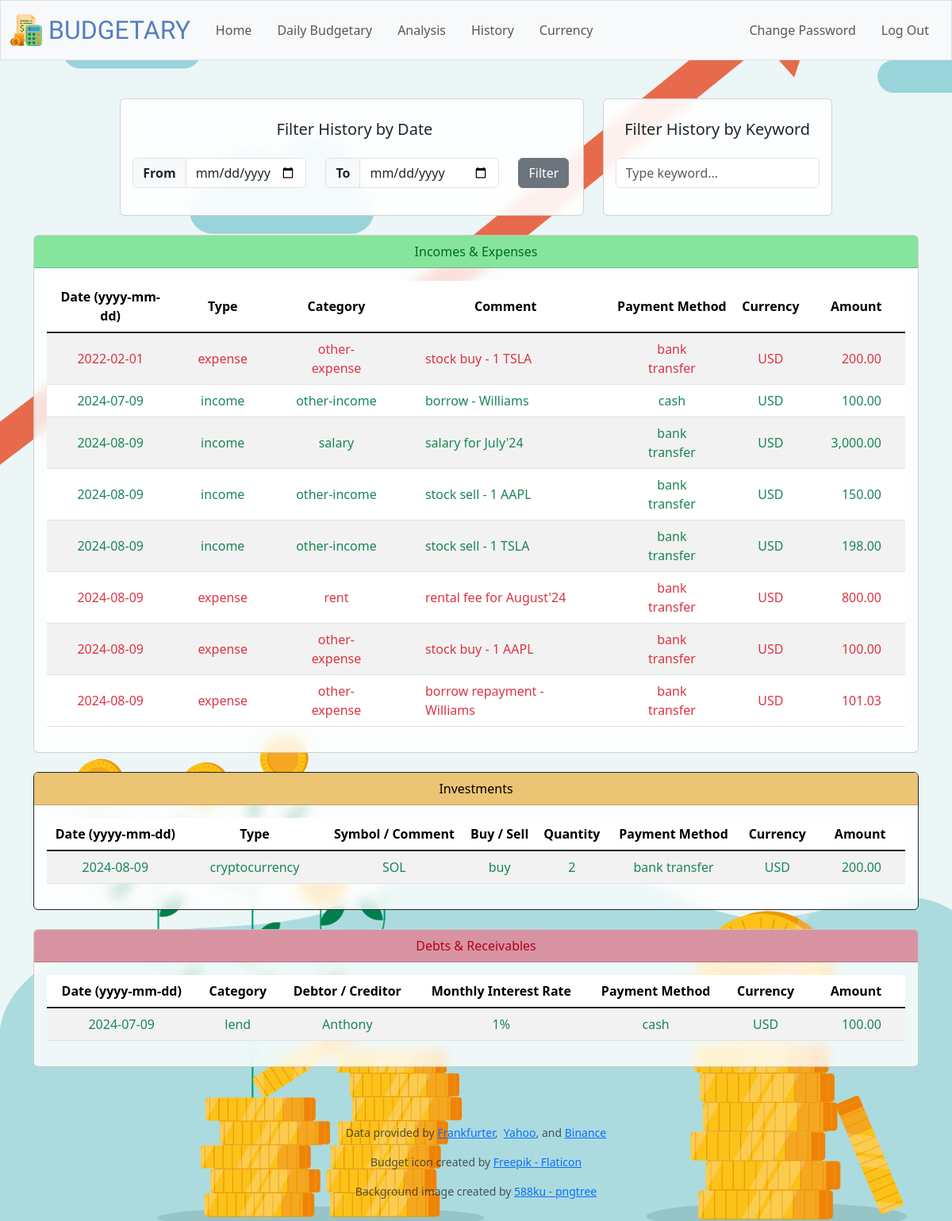
Page /history (signed in) on the committed database.
### tables this page shows
CREATE TABLE transactions (
id INTEGER PRIMARY KEY AUTOINCREMENT NOT NULL,
user_id INTEGER NOT NULL,
payment_method TEXT NOT NULL,
currency TEXT NOT NULL,
amount NUMERIC NOT NULL,
amount_in_usd NUMERIC NOT NULL,
logged_date DATETIME DEFAULT CURRENT_TIMESTAMP,
transaction_date DATETIME NOT NULL,
FOREIGN KEY (user_id) REFERENCES users(id)
);

CREATE TABLE income (
id INTEGER PRIMARY KEY AUTOINCREMENT NOT NULL,
user_id INTEGER NOT NULL,
transaction_id INTEGER NOT NULL,
income_type TEXT NOT NULL,
comment TEXT,
FOREIGN KEY (user_id) REFERENCES users(id),
FOREIGN KEY (transaction_id) REFERENCES transactions(id)
);

CREATE TABLE investment (
id INTEGER PRIMARY KEY AUTOINCREMENT NOT NULL,
user_id INTEGER NOT NULL,
transaction_id INTEGER NOT NULL,
investment_type TEXT NOT NULL,
comment TEXT,
symbol TEXT,
buy_or_sell TEXT NOT NULL,
quantity NUMERIC NOT NULL,
FOREIGN KEY (user_id) REFERENCES users(id),
FOREIGN KEY (transaction_id) REFERENCES transactions(id)
);

CREATE TABLE debt (
id INTEGER PRIMARY KEY AUTOINCREMENT NOT NULL,
user_id INTEGER NOT NULL,
transaction_id INTEGER NOT NULL,
debtor_or_creditor TEXT NOT NULL,
debt_category TEXT NOT NULL,
interest_rate NUMERIC,
FOREIGN KEY (user_id) REFERENCES users(id),
FOREIGN KEY (transaction_id) REFERENCES transactions(id)
);

### app.py (the view, shortened to what this page needs)
@app.route("/history", methods=["GET", "POST"])
@login_required
def history():
    user_id = session.get("user_id")
    income_spending_query = """
        SELECT
            transactions.transaction_date AS date,
            'income' AS type,
            income.income_type AS category,
            income.comment AS comment,
            transactions.payment_method AS payment_method,
            transactions.currency AS currency,
            transactions.amount AS amount
        FROM
            income JOIN transactions ON income.transaction_id = transactions.id
        {income_where_clause}
        UNION ALL
        SELECT
            transactions.transaction_date AS date,
            'expense' AS type,
            spending.spending_type AS category,
            spending.comment AS comment,
            transactions.payment_method AS payment_method,
            transactions.currency AS currency,
            transactions.amount AS amount
        FROM
            spending JOIN transactions ON spending.transaction_id = transactions.id
        {spending_where_clause}
        ORDER BY transactions.transaction_date
        """
    investment_query = """
        SELECT
            transactions.transaction_date AS date,
            investment.investment_type AS type,
        CASE
            WHEN investment.investment_type IN ('other-investment', 'real-estate') THEN investment.comment
            ELSE investment.symbol
        END AS symbol_comment,
            investment.buy_or_sell AS buy_sell,
            investment.quantity,
            transactions.payment_method,
            transactions.currency,
            transactions.amount
        FROM
            investment JOIN transactions ON investment.transaction_id = transactions.id
        {investment_where_clause}
        ORDER BY transactions.transaction_date
        """
    debt_query = """
        SELECT
            transactions.transaction_date AS date,
            debt.debt_category AS category,
            debt.debtor_or_creditor,
            debt.interest_rate,
            transactions.payment_method,
            transactions.currency,
            transactions.amount
        FROM
            debt JOIN transactions ON debt.transaction_id = transactions.id
        {debt_where_clause}
        ORDER BY debt.debtor_or_creditor, transactions.transaction_date
        """
    income_where_clause = "WHERE income.user_id = ?"
    spending_where_clause = "WHERE spending.user_id = ?"
    investment_where_clause = "WHERE investment.user_id = ?"
    debt_where_clause = "WHERE debt.user_id = ?"
    if request.method == "GET":
        income_spending_query = income_spending_query.format(income_where_clause=income_where_clause, spending_where_clause=spending_where_clause)
        income_spending_rows = db.execute(
            income_spending_query, user_id, user_id
        )
        investment_query = investment_query.format(investment_where_clause=investment_where_clause)
        investment_rows = db.execute(
            investment_query, user_id
        )
        debt_query = debt_query.format(debt_where_clause=debt_where_clause)
        debt_rows = db.execute(
            debt_query, user_id
        )
        for row in debt_rows:
                if row['category'] == 'repay':
                    if repay_check(row['debtor_or_creditor'])[0]['debt_category'] == 'lend':
                        row['category'] = 'lrepay'
                    elif repay_check(row['debtor_or_creditor'])[0]['debt_category'] == 'borrow':
                        row['category'] = 'brepay'
        return render_template("history.html", income_spending_rows=income_spending_rows, investment_rows=investment_rows, \
            debt_rows=debt_rows, currency=currency)

### app.py (called while the page is built)
@app.after_request
def after_request(response):
    response.headers["Cache-Control"] = "no-cache, no-store, must-revalidate"
    response.headers["Expires"] = 0
    response.headers["Pragma"] = "no-cache"
    return response

### helpers.py (called while the page is built)
def login_required(f):
    @wraps(f)
    def decorated_function(*args, **kwargs):
        if session.get("user_id") is None:
            return redirect("/login")
        return f(*args, **kwargs)
    return decorated_function

def currency(value):
    return f"{value:,.2f}"

### templates/history.html (shortened to what this page needs)
{% extends "layout.html" %}
{% block main %}
<div class="d-flex justify-content-center row">
    <div class="card card-custom-history history-date-filter-flex-container mb-4 me-4 col-md-7">
        <div class="h5 text-center py-3">
            Filter History by Date
        </div>
        <form class="d-flex row justify-content-center" action="/history" method="post">
            <div class="col-md-5 mb-4">
                <div class="input-group">
                    <span class="input-group-text fw-bold">From</span>
                    <input class="form-control" name="start_date" id="start_date" placeholder="Select start date" value="{{ start_date }}" type="date">
                </div>
            </div>
            <div class="col-md-5 mb-4">
                <div class="input-group">
                    <span class="input-group-text fw-bold">To</span>
                    <input class="form-control" name="end_date" id="end_date" placeholder="Select end date" value="{{ end_date }}" type="date">
                </div>
            </div>
            <div class="col-md-2 mb-4 text-start">
                <button class="btn btn-secondary" type="submit">Filter</button>
            </div>
        </form>
    </div>
    <div class="card card-custom-history history-keyword-filter-flex-container mb-4 col-md-5">
        <div class="h5 text-center py-3">
            Filter History by Keyword
        </div>
        <div class="col-md-12 mb-4">
            <input id="searchKeyword" type="text" class="form-control" placeholder="Type keyword...">
        </div>
    </div>
</div>
<div class="card card-custom mb-4 col-md-12">
    <div class="card-header text-bg-success">Incomes & Expenses</div>
    <div class="card-body table-responsive">
        <table class="table custom-table-history table-striped table-hover">
            <thead>
                <tr class="fw-bold">
                <th scope="col">Date (yyyy-mm-dd)</th>
                <th scope="col">Type</th>
                <th scope="col">Category</th>
                <th scope="col">Comment</th>
                <th scope="col">Payment Method</th>
                <th scope="col">Currency</th>
                <th scope="col">Amount</th>
                </tr>
            </thead>
            <tbody class="table-group-divider">
                {% for row in income_spending_rows %}
                <tr class="
                    {% if row['type'] == 'income' %}
                        text-success
                    {% elif row['type'] == 'expense' %}
                        text-danger
                    {% endif %}">
                    <td scope="row">{{ row['date'] }}</td>
                    <td>{{ row['type'] }}</td>
                    <td>
                        {% if row['category'] == 'other-spending' %}
                            other-expense
                        {% else %}
                            {{ row['category'] }}
                        {% endif %}
                    </td>
                    <td class="text-start">{{ row['comment'] }}</td>
                    <td>
                        {% if row['payment_method'] == 'banking' %}
                            bank transfer
                        {% else %}
                            cash
                        {% endif %}
                    </td>
                    <td>{{ row['currency'] | upper }}</td>
                    <td class="text-end">{{ row['amount'] | currency }}</td>
                </tr>
                {% endfor %}
            </tbody>
        </table>
    </div>
</div>
<div class="card card-custom border-dark mb-4 col-md-12">
    <div class="card-header text-bg-warning">Investments</div>
    <div class="card-body table-responsive">
        <table class="table custom-table-history table-striped table-hover">
            <thead>
                <tr class="fw-bold">
                <th scope="col">Date (yyyy-mm-dd)</th>
                <th scope="col">Type</th>
                <th scope="col">Symbol / Comment</th>
                <th scope="col">Buy / Sell</th>
                <th scope="col">Quantity</th>
                <th scope="col">Payment Method</th>
                <th scope="col">Currency</th>
                <th scope="col">Amount</th>
                </tr>
            </thead>
            <tbody class="table-group-divider">
                {% for row in investment_rows %}
                <tr class="
                {% if row['buy_sell'] == 'buy' %}
                    text-success
                {% elif row['buy_sell'] == 'sell' %}
                    text-danger
                {% endif %}">
                    <td scope="row">{{ row['date'] }}</td>
                    <td>{{ row['type'] }}</td>
                    <td>{{ row['symbol_comment'] }}</td>
                    <td>{{ row['buy_sell'] }}</td>
                    <td>{{ row['quantity'] }}</td>
                    <td>
                        {% if row['payment_method'] == 'banking' %}
                            bank transfer
                        {% else %}
                            cash
                        {% endif %}
                    </td>
                    <td>{{ row['currency'] | upper }}</td>
                    <td class="text-end">{{ row['amount'] | currency }}</td>
                </tr>
                {% endfor %}
            </tbody>
        </table>
    </div>
</div>
<div class="card card-custom mb-4 col-md-12">
    <div class="card-header text-bg-danger">Debts & Receivables</div>
    <div class="card-body table-responsive">
        <table class="table custom-table-history table-striped table-hover">
            <thead>
                <tr class="fw-bold">
                <th scope="col">Date (yyyy-mm-dd)</th>
                <th scope="col">Category</th>
                <th scope="col">Debtor / Creditor</th>
                <th scope="col">Monthly Interest Rate</th>
                <th scope="col">Payment Method</th>
                <th scope="col">Currency</th>
                <th scope="col">Amount</th>
                </tr>
            </thead>
            <tbody class="table-group-divider">
                {% for row in debt_rows %}
                <tr class="
                {% if row['category'] == 'borrow' or row['category'] == 'brepay' %}
                    text-danger
                {% elif row['category'] == 'lend' or row['category'] == 'lrepay' %}
                    text-success
                {% endif %}">
                    <td scope="row">{{ row['date'] }}</td>
                    <td>
                        {% if row['category'] == 'brepay' or row['category'] == 'lrepay' %}
                            repayment
                        {% else %}
                            {{ row['category'] }}
                        {% endif %}
                    </td>
                    <td>{{ row['debtor_or_creditor'] }}</td>
                    <td>
                        {% if row['interest_rate'] == None %}
                            -
                        {% else %}
                            {{ row['interest_rate'] }}%
                        {% endif %}
                    </td>
                    <td>
                        {% if row['payment_method'] == 'banking' %}
                            bank transfer
                        {% else %}
                            cash
                        {% endif %}
                    </td>
                    <td>{{ row['currency'] | upper }}</td>
                    <td class="text-end">{{ row['amount'] | currency }}</td>
                </tr>
                {% endfor %}
            </tbody>
        </table>
    </div>
</div>
{% endblock %}

### static/styles.css (style rules this page uses)
body { background: url('finance06.jpg'); background-position: center; background-repeat: no-repeat; background-size: cover; }
tr.text-success th, tr.text-success td { color: inherit; }
tr.text-danger th, tr.text-danger td { color: inherit; }
.text-bg-success { background-color: #86E49D !important; color: #006B21 !important; }
.text-bg-warning { background-color: #ebc474 !important; }
.text-bg-danger { background-color: #D893A3 !important; color: #B30021 !important; }
tr { height: 40px; vertical-align: middle; }
.custom-table-history td { padding-left: 30px; padding-right: 30px; }
.table-responsive { overflow-x: auto; -webkit-overflow-scrolling: touch; }
.card-custom { backdrop-filter: blur(7px); background-color: rgba(255, 255, 255, 0.8); }
.card-custom-history { backdrop-filter: blur(7px); background-color: rgba(255, 255, 255, 0.9); }
.history-date-filter-flex-container { flex: 0 1 auto; display: flex; flex-direction: column; justify-content: center; align-items: center; padding: 10px 8px 10px 15px; width: auto; }
.history-keyword-filter-flex-container { flex: 0 1 auto; display: flex; flex-direction: column; justify-content: center; align-items: center; padding: 10px 15px; width: auto; }

### rows in the picture
transactions: date "2022-02-01", type "expense", shows "other-expense", comment "stock buy - 1 TSLA", payment_method "bank transfer", currency "USD", amount "200.00"
income: date "2024-07-09", type "income", category "other-income", comment "borrow - Williams", shows "cash", currency "USD", amount "100.00"
income: date "2024-08-09", type "income", category "salary", comment "salary for July'24", shows "bank transfer", currency "USD", amount "3,000.00"
income: date "2024-08-09", type "income", category "other-income", comment "stock sell - 1 AAPL", shows "bank transfer", currency "USD", amount "150.00"
income: date "2024-08-09", type "income", category "other-income", comment "stock sell - 1 TSLA", shows "bank transfer", currency "USD", amount "198.00"
transactions: date "2024-08-09", type "expense", category "rent", comment "rental fee for August'24", payment_method "bank transfer", currency "USD", amount "800.00"
transactions: date "2024-08-09", type "expense", shows "other-expense", comment "stock buy - 1 AAPL", payment_method "bank transfer", currency "USD", amount "100.00"
transactions: date "2024-08-09", type "expense", shows "other-expense", comment "borrow repayment - Williams", payment_method "bank transfer", currency "USD", amount "101.03"
investment: date "2024-08-09", type "cryptocurrency", symbol_comment "SOL", buy_sell "buy", quantity "2", currency "USD", amount "200.00"
debt: date "2024-07-09", category "lend", debtor_or_creditor "Anthony", interest_rate "1", currency "USD", amount "100.00"
